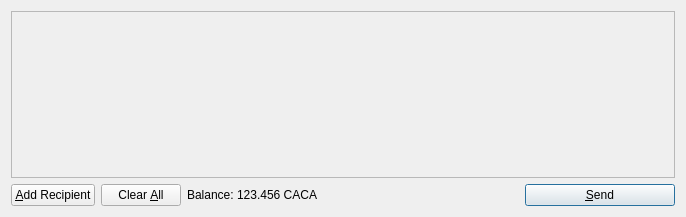
<?xml version="1.0" encoding="UTF-8"?>
<ui version="4.0">
 <class>SendCoinsDialog</class>
 <widget class="QDialog" name="SendCoinsDialog">
  <property name="geometry">
   <rect>
    <x>0</x>
    <y>0</y>
    <width>686</width>
    <height>217</height>
   </rect>
  </property>
  <property name="windowTitle">
   <string>Send Coins</string>
  </property>
  <layout class="QVBoxLayout" name="verticalLayout">
   <item>
    <widget class="QScrollArea" name="scrollArea">
     <property name="widgetResizable">
      <bool>true</bool>
     </property>
     <widget class="QWidget" name="scrollAreaWidgetContents">
      <property name="geometry">
       <rect>
        <x>0</x>
        <y>0</y>
        <width>666</width>
        <height>165</height>
       </rect>
      </property>
      <layout class="QVBoxLayout" name="verticalLayout_2">
       <property name="margin">
        <number>0</number>
       </property>
       <item>
        <layout class="QVBoxLayout" name="entries">
         <property name="spacing">
          <number>6</number>
         </property>
        </layout>
       </item>
       <item>
        <spacer name="verticalSpacer">
         <property name="orientation">
          <enum>Qt::Vertical</enum>
         </property>
         <property name="sizeHint" stdset="0">
          <size>
           <width>20</width>
           <height>40</height>
          </size>
         </property>
        </spacer>
       </item>
      </layout>
     </widget>
    </widget>
   </item>
   <item>
    <layout class="QHBoxLayout" name="horizontalLayout">
     <item>
      <widget class="QPushButton" name="addButton">
       <property name="toolTip">
        <string>Send to multiple recipients at once</string>
       </property>
       <property name="text">
        <string>&amp;Add Recipient</string>
       </property>
       <property name="icon">
        <iconset resource="../bitcoin.qrc">
         <normaloff>:/icons/add</normaloff>:/icons/add</iconset>
       </property>
       <property name="autoDefault">
        <bool>false</bool>
       </property>
      </widget>
     </item>
     <item>
      <widget class="QPushButton" name="clearButton">
       <property name="sizePolicy">
        <sizepolicy hsizetype="Minimum" vsizetype="Fixed">
         <horstretch>0</horstretch>
         <verstretch>0</verstretch>
        </sizepolicy>
       </property>
       <property name="toolTip">
        <string>Remove all transaction fields</string>
       </property>
       <property name="text">
        <string>Clear &amp;All</string>
       </property>
       <property name="icon">
        <iconset resource="../bitcoin.qrc">
         <normaloff>:/icons/remove</normaloff>:/icons/remove</iconset>
       </property>
       <property name="autoRepeatDelay">
        <number>300</number>
       </property>
       <property name="autoDefault">
        <bool>false</bool>
       </property>
      </widget>
     </item>
     <item>
      <layout class="QHBoxLayout" name="horizontalLayout_2">
       <property name="spacing">
        <number>3</number>
       </property>
       <item>
        <widget class="QLabel" name="label">
         <property name="text">
          <string>Balance:</string>
         </property>
        </widget>
       </item>
       <item>
        <widget class="QLabel" name="labelBalance">
         <property name="cursor">
          <cursorShape>IBeamCursor</cursorShape>
         </property>
         <property name="text">
          <string>123.456 CACA</string>
         </property>
         <property name="textInteractionFlags">
          <set>Qt::LinksAccessibleByMouse|Qt::TextSelectableByKeyboard|Qt::TextSelectableByMouse</set>
         </property>
        </widget>
       </item>
      </layout>
     </item>
     <item>
      <spacer name="horizontalSpacer">
       <property name="orientation">
        <enum>Qt::Horizontal</enum>
       </property>
       <property name="sizeHint" stdset="0">
        <size>
         <width>40</width>
         <height>20</height>
        </size>
       </property>
      </spacer>
     </item>
     <item>
      <widget class="QPushButton" name="sendButton">
       <property name="minimumSize">
        <size>
         <width>150</width>
         <height>0</height>
        </size>
       </property>
       <property name="toolTip">
        <string>Confirm the send action</string>
       </property>
       <property name="text">
        <string>&amp;Send</string>
       </property>
       <property name="icon">
        <iconset resource="../bitcoin.qrc">
         <normaloff>:/icons/send</normaloff>:/icons/send</iconset>
       </property>
       <property name="default">
        <bool>true</bool>
       </property>
      </widget>
     </item>
    </layout>
   </item>
  </layout>
 </widget>
 <resources>
  <include location="../bitcoin.qrc"/>
 </resources>
 <connections/>
</ui>
